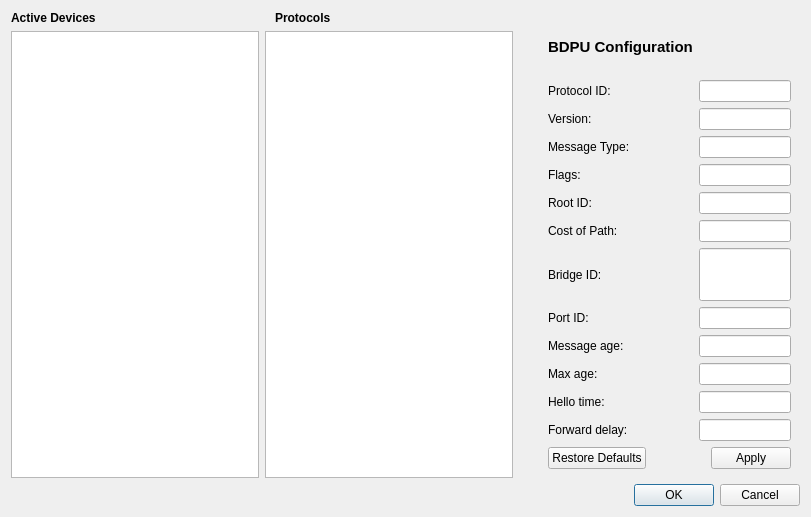
<?xml version="1.0" encoding="UTF-8"?>
<ui version="4.0">
 <class>StpWindow</class>
 <widget class="QWidget" name="StpWindow">
  <property name="geometry">
   <rect>
    <x>0</x>
    <y>0</y>
    <width>811</width>
    <height>517</height>
   </rect>
  </property>
  <property name="sizePolicy">
   <sizepolicy hsizetype="Expanding" vsizetype="Expanding">
    <horstretch>0</horstretch>
    <verstretch>0</verstretch>
   </sizepolicy>
  </property>
  <property name="windowTitle">
   <string>Form</string>
  </property>
  <layout class="QGridLayout" name="gridLayout">
   <item row="0" column="0">
    <layout class="QHBoxLayout" name="horizontalLayout_3">
     <item>
      <widget class="QLabel" name="label_15">
       <property name="font">
        <font>
         <weight>75</weight>
         <bold>true</bold>
        </font>
       </property>
       <property name="layoutDirection">
        <enum>Qt::LeftToRight</enum>
       </property>
       <property name="text">
        <string>Active Devices</string>
       </property>
      </widget>
     </item>
     <item>
      <widget class="QLabel" name="label_14">
       <property name="font">
        <font>
         <weight>75</weight>
         <bold>true</bold>
        </font>
       </property>
       <property name="layoutDirection">
        <enum>Qt::LeftToRight</enum>
       </property>
       <property name="text">
        <string>Protocols</string>
       </property>
      </widget>
     </item>
    </layout>
   </item>
   <item row="1" column="0">
    <layout class="QHBoxLayout" name="horizontalLayout_2">
     <item>
      <widget class="QListView" name="stpActDevView"/>
     </item>
     <item>
      <widget class="QListView" name="packetList">
       <property name="sizePolicy">
        <sizepolicy hsizetype="Expanding" vsizetype="Minimum">
         <horstretch>0</horstretch>
         <verstretch>0</verstretch>
        </sizepolicy>
       </property>
      </widget>
     </item>
     <item>
      <spacer name="verticalSpacer">
       <property name="orientation">
        <enum>Qt::Vertical</enum>
       </property>
       <property name="sizeHint" stdset="0">
        <size>
         <width>20</width>
         <height>40</height>
        </size>
       </property>
      </spacer>
     </item>
    </layout>
   </item>
   <item row="3" column="2">
    <layout class="QHBoxLayout" name="horizontalLayout">
     <item>
      <widget class="QDialogButtonBox" name="buttonBox_2">
       <property name="standardButtons">
        <set>QDialogButtonBox::Cancel|QDialogButtonBox::Ok</set>
       </property>
      </widget>
     </item>
    </layout>
   </item>
   <item row="0" column="2" rowspan="2">
    <widget class="QStackedWidget" name="stackedWidget">
     <property name="sizePolicy">
      <sizepolicy hsizetype="Expanding" vsizetype="Expanding">
       <horstretch>0</horstretch>
       <verstretch>0</verstretch>
      </sizepolicy>
     </property>
     <property name="currentIndex">
      <number>0</number>
     </property>
     <widget class="QWidget" name="page">
      <property name="sizePolicy">
       <sizepolicy hsizetype="Expanding" vsizetype="Expanding">
        <horstretch>0</horstretch>
        <verstretch>0</verstretch>
       </sizepolicy>
      </property>
      <layout class="QFormLayout" name="formLayout">
       <item row="0" column="0">
        <widget class="QLabel" name="label_13">
         <property name="sizePolicy">
          <sizepolicy hsizetype="Expanding" vsizetype="Expanding">
           <horstretch>0</horstretch>
           <verstretch>0</verstretch>
          </sizepolicy>
         </property>
         <property name="font">
          <font>
           <pointsize>11</pointsize>
           <weight>75</weight>
           <bold>true</bold>
          </font>
         </property>
         <property name="text">
          <string>BDPU Configuration</string>
         </property>
        </widget>
       </item>
       <item row="1" column="0">
        <widget class="QLabel" name="label">
         <property name="sizePolicy">
          <sizepolicy hsizetype="Expanding" vsizetype="Expanding">
           <horstretch>0</horstretch>
           <verstretch>0</verstretch>
          </sizepolicy>
         </property>
         <property name="text">
          <string>Protocol ID:</string>
         </property>
        </widget>
       </item>
       <item row="1" column="1">
        <widget class="QLineEdit" name="protoID_field">
         <property name="sizePolicy">
          <sizepolicy hsizetype="Expanding" vsizetype="Fixed">
           <horstretch>0</horstretch>
           <verstretch>0</verstretch>
          </sizepolicy>
         </property>
        </widget>
       </item>
       <item row="2" column="0">
        <widget class="QLabel" name="label_2">
         <property name="sizePolicy">
          <sizepolicy hsizetype="Expanding" vsizetype="Expanding">
           <horstretch>0</horstretch>
           <verstretch>0</verstretch>
          </sizepolicy>
         </property>
         <property name="text">
          <string>Version:</string>
         </property>
        </widget>
       </item>
       <item row="2" column="1">
        <widget class="QLineEdit" name="version_field"/>
       </item>
       <item row="3" column="0">
        <widget class="QLabel" name="label_3">
         <property name="sizePolicy">
          <sizepolicy hsizetype="Expanding" vsizetype="Expanding">
           <horstretch>0</horstretch>
           <verstretch>0</verstretch>
          </sizepolicy>
         </property>
         <property name="text">
          <string>Message Type:</string>
         </property>
        </widget>
       </item>
       <item row="3" column="1">
        <widget class="QLineEdit" name="msgtype_field"/>
       </item>
       <item row="4" column="0">
        <widget class="QLabel" name="label_4">
         <property name="sizePolicy">
          <sizepolicy hsizetype="Expanding" vsizetype="Expanding">
           <horstretch>0</horstretch>
           <verstretch>0</verstretch>
          </sizepolicy>
         </property>
         <property name="text">
          <string>Flags:</string>
         </property>
        </widget>
       </item>
       <item row="4" column="1">
        <widget class="QLineEdit" name="flags_field"/>
       </item>
       <item row="5" column="0">
        <widget class="QLabel" name="label_5">
         <property name="sizePolicy">
          <sizepolicy hsizetype="Expanding" vsizetype="Expanding">
           <horstretch>0</horstretch>
           <verstretch>0</verstretch>
          </sizepolicy>
         </property>
         <property name="text">
          <string>Root ID:</string>
         </property>
        </widget>
       </item>
       <item row="5" column="1">
        <widget class="QLineEdit" name="rootid_field"/>
       </item>
       <item row="6" column="0">
        <widget class="QLabel" name="label_6">
         <property name="sizePolicy">
          <sizepolicy hsizetype="Expanding" vsizetype="Expanding">
           <horstretch>0</horstretch>
           <verstretch>0</verstretch>
          </sizepolicy>
         </property>
         <property name="text">
          <string>Cost of Path:</string>
         </property>
        </widget>
       </item>
       <item row="6" column="1">
        <widget class="QLineEdit" name="costpath_field"/>
       </item>
       <item row="7" column="0">
        <widget class="QLabel" name="label_7">
         <property name="sizePolicy">
          <sizepolicy hsizetype="Expanding" vsizetype="Expanding">
           <horstretch>0</horstretch>
           <verstretch>0</verstretch>
          </sizepolicy>
         </property>
         <property name="text">
          <string>Bridge ID:</string>
         </property>
        </widget>
       </item>
       <item row="7" column="1">
        <widget class="QLineEdit" name="bridgeId_field">
         <property name="sizePolicy">
          <sizepolicy hsizetype="Expanding" vsizetype="Expanding">
           <horstretch>0</horstretch>
           <verstretch>0</verstretch>
          </sizepolicy>
         </property>
        </widget>
       </item>
       <item row="8" column="0">
        <widget class="QLabel" name="label_8">
         <property name="sizePolicy">
          <sizepolicy hsizetype="Expanding" vsizetype="Expanding">
           <horstretch>0</horstretch>
           <verstretch>0</verstretch>
          </sizepolicy>
         </property>
         <property name="text">
          <string>Port ID:</string>
         </property>
        </widget>
       </item>
       <item row="8" column="1">
        <widget class="QLineEdit" name="portid_field"/>
       </item>
       <item row="9" column="0">
        <widget class="QLabel" name="label_9">
         <property name="sizePolicy">
          <sizepolicy hsizetype="Expanding" vsizetype="Expanding">
           <horstretch>0</horstretch>
           <verstretch>0</verstretch>
          </sizepolicy>
         </property>
         <property name="text">
          <string>Message age:</string>
         </property>
        </widget>
       </item>
       <item row="9" column="1">
        <widget class="QLineEdit" name="messageage_field"/>
       </item>
       <item row="10" column="0">
        <widget class="QLabel" name="label_10">
         <property name="sizePolicy">
          <sizepolicy hsizetype="Expanding" vsizetype="Expanding">
           <horstretch>0</horstretch>
           <verstretch>0</verstretch>
          </sizepolicy>
         </property>
         <property name="text">
          <string>Max age:</string>
         </property>
        </widget>
       </item>
       <item row="10" column="1">
        <widget class="QLineEdit" name="maxage_field"/>
       </item>
       <item row="11" column="0">
        <widget class="QLabel" name="label_11">
         <property name="sizePolicy">
          <sizepolicy hsizetype="Expanding" vsizetype="Expanding">
           <horstretch>0</horstretch>
           <verstretch>0</verstretch>
          </sizepolicy>
         </property>
         <property name="text">
          <string>Hello time:</string>
         </property>
        </widget>
       </item>
       <item row="11" column="1">
        <widget class="QLineEdit" name="lineEdit_11"/>
       </item>
       <item row="12" column="0">
        <widget class="QLabel" name="label_12">
         <property name="sizePolicy">
          <sizepolicy hsizetype="Expanding" vsizetype="Expanding">
           <horstretch>0</horstretch>
           <verstretch>0</verstretch>
          </sizepolicy>
         </property>
         <property name="text">
          <string>Forward delay:</string>
         </property>
        </widget>
       </item>
       <item row="12" column="1">
        <widget class="QLineEdit" name="fwddelay_field"/>
       </item>
       <item row="13" column="0" colspan="2">
        <widget class="QDialogButtonBox" name="buttonBox">
         <property name="standardButtons">
          <set>QDialogButtonBox::Apply|QDialogButtonBox::RestoreDefaults</set>
         </property>
        </widget>
       </item>
      </layout>
     </widget>
     <widget class="QWidget" name="page_2"/>
    </widget>
   </item>
  </layout>
 </widget>
 <resources/>
 <connections/>
</ui>
